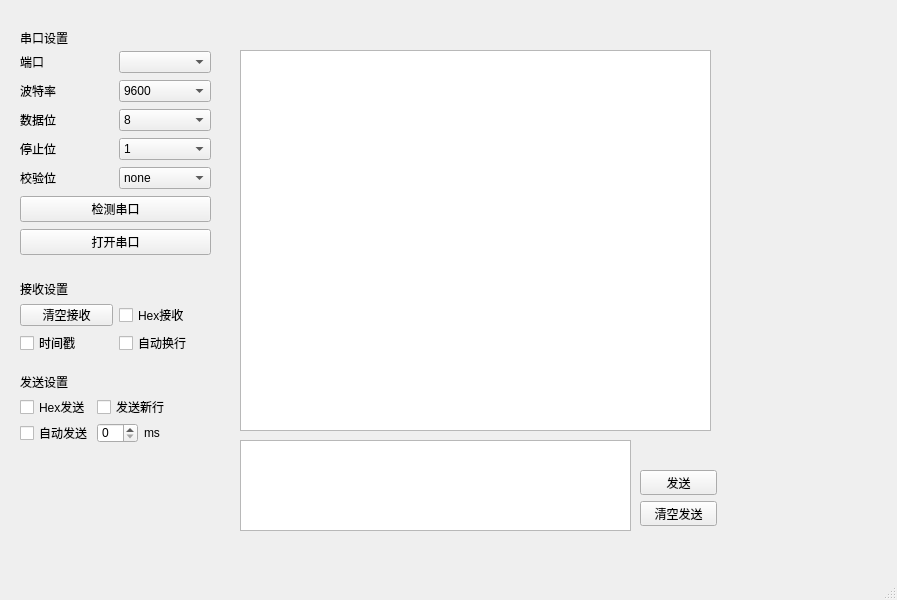
<?xml version="1.0" encoding="UTF-8"?>
<ui version="4.0">
 <class>MainWindow</class>
 <widget class="QMainWindow" name="MainWindow">
  <property name="geometry">
   <rect>
    <x>0</x>
    <y>0</y>
    <width>897</width>
    <height>600</height>
   </rect>
  </property>
  <property name="windowTitle">
   <string>MainWindow</string>
  </property>
  <widget class="QWidget" name="centralwidget">
   <widget class="QLabel" name="label_7">
    <property name="geometry">
     <rect>
      <x>20</x>
      <y>30</y>
      <width>54</width>
      <height>16</height>
     </rect>
    </property>
    <property name="text">
     <string>串口设置</string>
    </property>
   </widget>
   <widget class="QWidget" name="layoutWidget">
    <property name="geometry">
     <rect>
      <x>20</x>
      <y>280</y>
      <width>191</width>
      <height>74</height>
     </rect>
    </property>
    <layout class="QGridLayout" name="gridLayout_2">
     <item row="2" column="1">
      <widget class="QCheckBox" name="Line_po">
       <property name="text">
        <string>自动换行</string>
       </property>
      </widget>
     </item>
     <item row="1" column="1">
      <widget class="QCheckBox" name="Hex_po">
       <property name="text">
        <string>Hex接收</string>
       </property>
      </widget>
     </item>
     <item row="1" column="0">
      <widget class="QPushButton" name="Clear_po">
       <property name="text">
        <string>清空接收</string>
       </property>
      </widget>
     </item>
     <item row="0" column="0">
      <widget class="QLabel" name="label_4">
       <property name="text">
        <string>接收设置</string>
       </property>
      </widget>
     </item>
     <item row="2" column="0">
      <widget class="QCheckBox" name="Time_po">
       <property name="text">
        <string>时间戳</string>
       </property>
      </widget>
     </item>
    </layout>
   </widget>
   <widget class="QTextEdit" name="Sendedit_po">
    <property name="geometry">
     <rect>
      <x>240</x>
      <y>440</y>
      <width>391</width>
      <height>91</height>
     </rect>
    </property>
   </widget>
   <widget class="QPlainTextEdit" name="Recvedit_po">
    <property name="geometry">
     <rect>
      <x>240</x>
      <y>50</y>
      <width>471</width>
      <height>381</height>
     </rect>
    </property>
    <property name="readOnly">
     <bool>true</bool>
    </property>
   </widget>
   <widget class="QWidget" name="layoutWidget">
    <property name="geometry">
     <rect>
      <x>20</x>
      <y>50</y>
      <width>191</width>
      <height>213</height>
     </rect>
    </property>
    <layout class="QGridLayout" name="gridLayout">
     <item row="3" column="1">
      <widget class="QComboBox" name="Databit_po">
       <property name="currentIndex">
        <number>3</number>
       </property>
       <item>
        <property name="text">
         <string>5</string>
        </property>
       </item>
       <item>
        <property name="text">
         <string>6</string>
        </property>
       </item>
       <item>
        <property name="text">
         <string>7</string>
        </property>
       </item>
       <item>
        <property name="text">
         <string>8</string>
        </property>
       </item>
      </widget>
     </item>
     <item row="4" column="0">
      <widget class="QLabel" name="label">
       <property name="text">
        <string>停止位</string>
       </property>
      </widget>
     </item>
     <item row="0" column="1">
      <widget class="QComboBox" name="Serial_po"/>
     </item>
     <item row="0" column="0">
      <widget class="QLabel" name="label_6">
       <property name="text">
        <string>端口</string>
       </property>
      </widget>
     </item>
     <item row="5" column="0">
      <widget class="QLabel" name="label_3">
       <property name="text">
        <string>校验位</string>
       </property>
      </widget>
     </item>
     <item row="6" column="0" colspan="2">
      <widget class="QPushButton" name="Checkseial_po">
       <property name="text">
        <string>检测串口</string>
       </property>
      </widget>
     </item>
     <item row="7" column="0" colspan="2">
      <widget class="QPushButton" name="Openserial_po">
       <property name="text">
        <string>打开串口</string>
       </property>
      </widget>
     </item>
     <item row="1" column="1">
      <widget class="QComboBox" name="Baudrate_po">
       <property name="currentText">
        <string>9600</string>
       </property>
       <property name="currentIndex">
        <number>3</number>
       </property>
       <item>
        <property name="text">
         <string>1200</string>
        </property>
       </item>
       <item>
        <property name="text">
         <string>2400</string>
        </property>
       </item>
       <item>
        <property name="text">
         <string>4800</string>
        </property>
       </item>
       <item>
        <property name="text">
         <string>9600</string>
        </property>
       </item>
       <item>
        <property name="text">
         <string>19200</string>
        </property>
       </item>
       <item>
        <property name="text">
         <string>38400</string>
        </property>
       </item>
       <item>
        <property name="text">
         <string>57600</string>
        </property>
       </item>
       <item>
        <property name="text">
         <string>115200</string>
        </property>
       </item>
      </widget>
     </item>
     <item row="5" column="1">
      <widget class="QComboBox" name="Checkbit_po">
       <item>
        <property name="text">
         <string>none</string>
        </property>
       </item>
       <item>
        <property name="text">
         <string>奇校验</string>
        </property>
       </item>
       <item>
        <property name="text">
         <string>偶校验</string>
        </property>
       </item>
      </widget>
     </item>
     <item row="1" column="0">
      <widget class="QLabel" name="label_2">
       <property name="text">
        <string>波特率</string>
       </property>
      </widget>
     </item>
     <item row="4" column="1">
      <widget class="QComboBox" name="Stopbit_po">
       <item>
        <property name="text">
         <string>1</string>
        </property>
       </item>
       <item>
        <property name="text">
         <string>1.5</string>
        </property>
       </item>
       <item>
        <property name="text">
         <string>2</string>
        </property>
       </item>
      </widget>
     </item>
     <item row="3" column="0">
      <widget class="QLabel" name="label_5">
       <property name="text">
        <string>数据位</string>
       </property>
      </widget>
     </item>
    </layout>
   </widget>
   <widget class="QWidget" name="layoutWidget">
    <property name="geometry">
     <rect>
      <x>640</x>
      <y>470</y>
      <width>77</width>
      <height>56</height>
     </rect>
    </property>
    <layout class="QVBoxLayout" name="verticalLayout">
     <item>
      <widget class="QPushButton" name="Send_po">
       <property name="text">
        <string>发送</string>
       </property>
      </widget>
     </item>
     <item>
      <widget class="QPushButton" name="Clearsend_po">
       <property name="text">
        <string>清空发送</string>
       </property>
      </widget>
     </item>
    </layout>
   </widget>
   <widget class="QWidget" name="">
    <property name="geometry">
     <rect>
      <x>20</x>
      <y>373</y>
      <width>150</width>
      <height>70</height>
     </rect>
    </property>
    <layout class="QGridLayout" name="gridLayout_3">
     <item row="0" column="0">
      <widget class="QLabel" name="label_8">
       <property name="text">
        <string>发送设置</string>
       </property>
      </widget>
     </item>
     <item row="1" column="0">
      <widget class="QCheckBox" name="Sendhex_po">
       <property name="text">
        <string>Hex发送</string>
       </property>
      </widget>
     </item>
     <item row="1" column="1" colspan="2">
      <widget class="QCheckBox" name="Senewline_po">
       <property name="text">
        <string>发送新行</string>
       </property>
      </widget>
     </item>
     <item row="2" column="0">
      <widget class="QCheckBox" name="Timesend_po">
       <property name="text">
        <string>自动发送</string>
       </property>
      </widget>
     </item>
     <item row="2" column="1">
      <widget class="QSpinBox" name="Sendms_po"/>
     </item>
     <item row="2" column="2">
      <widget class="QLabel" name="label_9">
       <property name="text">
        <string>ms</string>
       </property>
      </widget>
     </item>
    </layout>
   </widget>
  </widget>
  <widget class="QMenuBar" name="menubar">
   <property name="geometry">
    <rect>
     <x>0</x>
     <y>0</y>
     <width>897</width>
     <height>22</height>
    </rect>
   </property>
  </widget>
  <widget class="QStatusBar" name="statusbar"/>
 </widget>
 <resources/>
 <connections/>
</ui>
